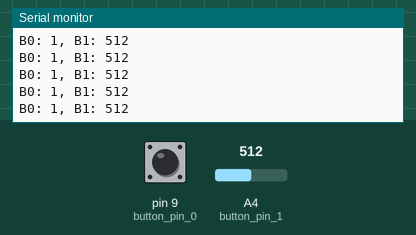
Recording of a sketch running on a simulated Arduino Uno, built with avr-gcc and run on an emulated ATmega328P. On the bench: the last lines printed to the serial monitor. Inputs (shaded band) come from the test bench; at power-on: A4 (button_pin_1) = 512, pin 9 (button_pin_0) HIGH.

Above: at 1.2 s.
1.3 s: A4 (button_pin_1) set to 110
At 1.8 s:
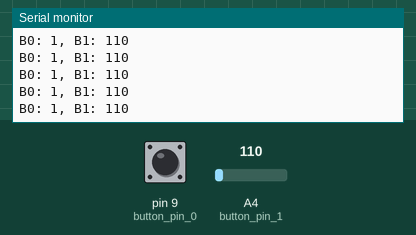
4.3 s: A4 (button_pin_1) set to 92
At 5.0 s:
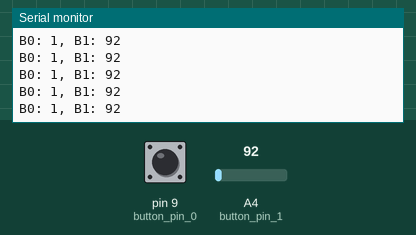
16.4 s: A4 (button_pin_1) set to 8
At 16.9 s:
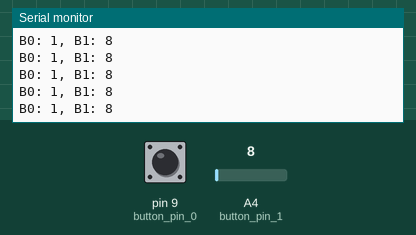
17.9 s: A4 (button_pin_1) set to 11
At 18.7 s:
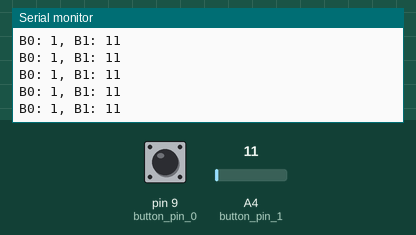
Timing chart, 0 to 20.9 s (numbered marks = the images above; inputs shaded):
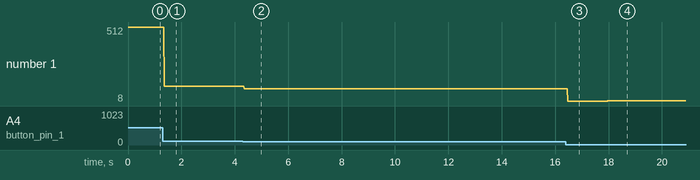

The sketch:

button_test.ino
```cpp
const int button_pin_0 = 9;
const int button_pin_1 = A4;

int get_button_state(int index){
  if (index == 0){
    return digitalRead(button_pin_0);
  } else if (index == 1){
    return analogRead(button_pin_1);
  }
  return 0;
}

void setup() {
  Serial.begin(9600);
  // put your setup code here, to run once:
  pinMode(button_pin_0, INPUT_PULLUP);
  pinMode(button_pin_1, INPUT_PULLUP);
}

void loop() {
  // put your main code here, to run repeatedly:
  Serial.print("B0: ");
  Serial.print(get_button_state(0));
  Serial.print(", B1: ");
  Serial.println(get_button_state(1));
}
```

Measured:
- after the input at 1.3 s, the serial monitor: prints a new line after 0.06 s (image 1)
- after the input at 4.3 s, the serial monitor: prints a new line after 0.06 s (image 2)
- after the input at 16.4 s, the serial monitor: prints a new line after 0.07 s (image 3)
- after the input at 17.9 s, the serial monitor: prints a new line after 0.07 s (image 4)
- plotted number 1: 512 → 110 after the input at 1.3 s, 110 → 92 after the input at 4.3 s, 92 → 8 after the input at 16.4 s, 8 → 11 after the input at 17.9 s
